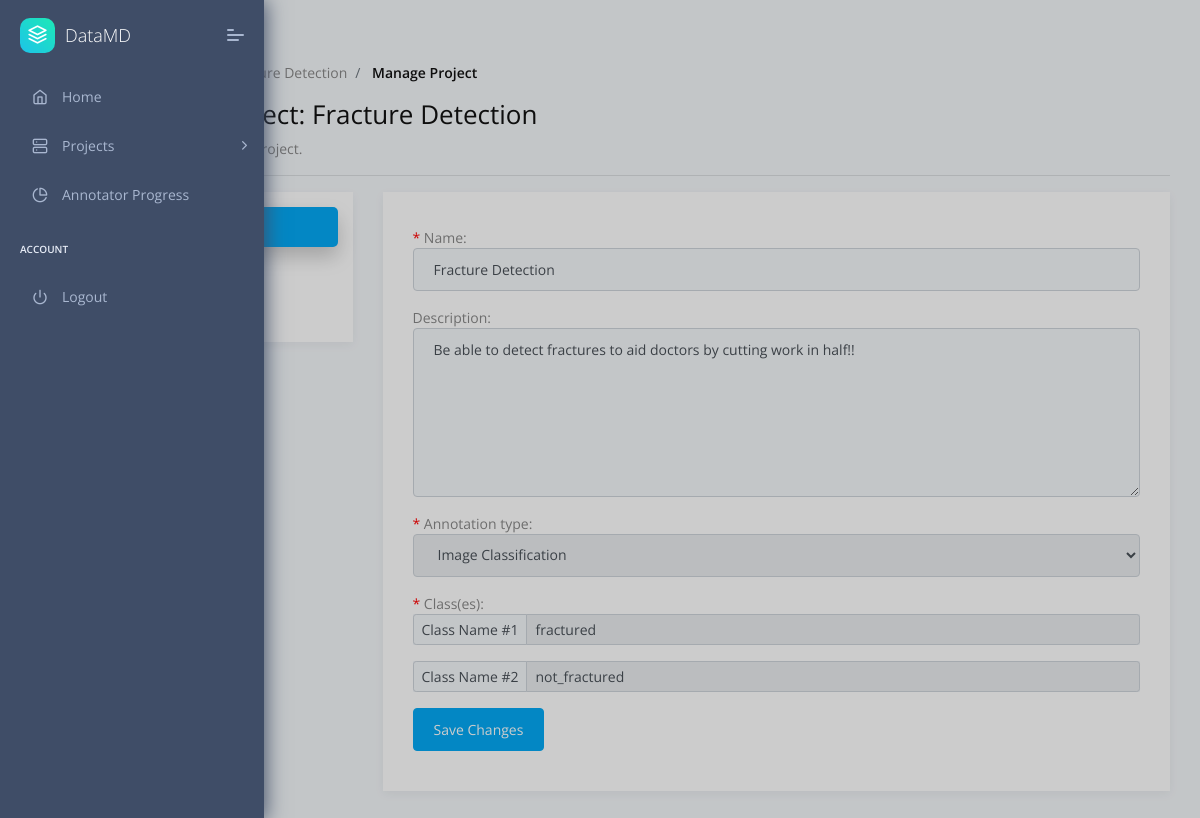
Screenshot of /dashboard/manage_project/1 (signed in) with the database file from the repository.
### annotator/models.py (models this page shows, shortened)
class Project(models.Model):
    def annotation_path(instance, filename):
        return os.path.join(
        'annotations',
        str(instance.manager.id),
        filename
    )
    name = models.CharField(max_length = 200)
    description = models.TextField(blank=True)
    annotation = models.FileField(null=True, blank=True, upload_to=annotation_path, storage=FileSystemStorage)
    createdAt = models.DateTimeField(auto_now_add = True)
    config = models.TextField(blank=True) # might switch to JSONField() if deemeded preferable
    annotation_type = models.ForeignKey(AnnotationType, null=True, on_delete=models.PROTECT) # dont delete type if project exists of said type
    manager = models.ForeignKey(User, on_delete=models.CASCADE, related_name="manager", limit_choices_to={'groups__name': 'manager_user_group'})
    annotators = models.ManyToManyField(User, blank=True, related_name="annotators", limit_choices_to={'groups__name': 'annotator_user_group'})

class AnnotationClass(models.Model):
    name = models.CharField(max_length = 100)
    description = models.TextField(blank=True)
    project = models.ForeignKey(Project, on_delete=models.CASCADE) # if Project deleted, class is deleted
    def __str__(self):
        return self.name + " <-- " + self.project.name

### annotator/views.py (the view, shortened to what this page needs)
# urls.py: path('dashboard/manage_project/<str:project_id>', views.manage_project, name="manage_project"),
@login_required
@user_passes_test(isManager)
def manage_project(request, project_id):
    error_messages = []
    success_messages = []
    warning_messages = []
    project = Project.objects.get(id = project_id)
    pending_invites = ProjectInvite.objects.filter(project = project, status = 'Pending')
    if project.manager != request.user:
        return redirect('dashboard')
    editInfoForm = ProjectForm(instance = project)
    editInfoForm.fields['annotation_type'].disabled = True
    annotation_classes = AnnotationClass.objects.filter(project = project)
    print(annotation_classes) # -- DEBUG
    addAnnotatorsForm = AddAnnotatorsForm()
    images = Image.objects.filter(project = project)
    print(images) # -- DEBUG
    annotated_images = images.exclude(annotation_class__isnull = True)
    unannotated_images = images.exclude(annotation_class__isnull = False)
    print("annotated: ", annotated_images) # -- DEBUG
    print("unannotated: ", unannotated_images) # -- DEBUG
    request = request
    template = APP_NAME + USER_GROUP_INFO[MANAGER]['directory'] + '/manage_project.html'
    context = { 'project': project,
        'editInfoForm': editInfoForm,
        'annotation_classes': annotation_classes,
        'pending_invites': pending_invites,
        'addAnnotatorsForm': addAnnotatorsForm,
        'error_messages': error_messages,
        'success_messages': success_messages,
        'warning_messages': warning_messages,
    } # all the variables you want to pass to context
    return render(
        request, # pass the http request argument
        template, # the template which represents function
        context # a dictionary which will be added to the template context
    )

### annotator/forms.py
class ProjectForm(forms.ModelForm):
    def __init__(self, *args, **kwargs):
        super(ProjectForm, self).__init__(*args, **kwargs)
        for field_name, field in self.fields.items():
            field.widget.attrs['class'] = 'form-control'
        self.fields['description'].widget.attrs['rows'] = '7'
        self.fields['description'].widget.attrs['placeholder'] = 'Project Description'
        self.fields['name'].widget.attrs['placeholder'] = 'Project Name'
    class Meta:
        model = Project
        fields = ['name', 'description', 'annotation_type']

class AddAnnotatorsForm(forms.Form):
    annotators = forms.ModelChoiceField(label = 'Annotators to Invite', widget=forms.SelectMultiple, queryset=User.objects.filter(groups__name='annotator_user_group'))
    def __init__(self, *args, **kwargs):
        super(AddAnnotatorsForm, self).__init__(*args, **kwargs)
        self.fields['annotators'].widget.attrs['class'] = 'select2-multiple'
        self.fields['annotators'].empty_label = None

### annotator/models.py (called while the page is built)
    def __str__(self):
        for type in self.choices:
            if type[0] == self.name:
                return type[1]

    def __str__(self):
        return self.name + " <-- " + self.project.name

### annotator/templatetags/check_group.py (called while the page is built)
@register.filter(name='has_group')
def has_group(user, group_name):
    return user.groups.filter(name=group_name).exists()

### annotator/views.py (called while the page is built)
def isManager(user):
    return user.groups.filter(name=MANAGER).exists()

### annotator/templates/annotator/managers/manage_project.html (shortened to what this page needs)
{% extends "layouts/base.html" %} {% block title %} Dashboard {% endblock %}
{% block stylesheets %} {% endblock stylesheets %} {% block content %}
<div class="pcoded-content">
  <div class="pcoded-inner-content">
    <div class="page-header">
      <div class="page-block">
        <div class="row align-items-center">
          <div class="col-md-12">
            <div class="page-header-title">
              <h5 class="m-b-10">Dashboard</h5>
            </div>
            <ul class="breadcrumb">
              <li class="breadcrumb-item">
                <a href="{% url 'dashboard' %}"
                  ></a>
              </li>
              <li class="breadcrumb-item">
                <a href="javascript:">Projects</a>
              </li>
              <li class="breadcrumb-item">
                <a href="javascript:">{{ project.name }}</a>
              </li>
              <li class="breadcrumb-item">
                <a href="javascript:">Manage Project</a>
              </li>
            </ul>
          </div>
        </div>
      </div>
    </div>
    <div class="main-body">
      <div class="page-wrapper">
        <h3>Manage Project: {{ project.name }}</h3>
        <p>Manage your existing project.</p>
        <hr />
        <div class="row">
          <div class="col-sm-12">
            <div class="row">
                <div class="col-md-3 col-sm-12">
                    <ul class="nav flex-column nav-pills" id="v-pills-tab" role="tablist" aria-orientation="vertical">
                        <li><a class="nav-link text-left active" id="v-pills-info-tab" data-toggle="pill" href="#v-pills-info" role="tab" aria-controls="v-pills-home" aria-selected="true">Info</a></li>
                        <li><a class="nav-link text-left" id="v-pills-annotators-tab" data-toggle="pill" href="#v-pills-annotators" role="tab" aria-controls="v-pills-profile" aria-selected="false">Annotators</a></li>
                        <li><a class="nav-link text-left" id="v-pills-images-tab" data-toggle="pill" href="#v-pills-images" role="tab" aria-controls="v-pills-messages" aria-selected="false">Images</a></li>
                    </ul>
                </div>
                <div class="col-md-9 col-sm-12">
                    <div class="tab-content" id="v-pills-tabContent">
                        <div class="tab-pane fade show active" id="v-pills-info" role="tabpanel" aria-labelledby="v-pills-info-tab">
                            {% include 'annotator/managers/manage_project_sub/info.html' %}
                        </div>
                    </div>
                </div>
            </div>
        </div>
        </div>
      </div>
    </div>
  </div>
</div>
{% endblock content %}

### annotator/templates/annotator/managers/manage_project_sub/info.html (shortened to what this page needs)
<form method="POST">
  {% for field in editInfoForm %}
  <p>
    {% if field.field.required %} <font color="red">*</font> {% endif %}
    {{field.label}}: {{field}}
  </p>
  {% endfor %}
  <font color="red">*</font> Class(es):
  {% for annotation_class in annotation_classes %}
  <div id="new_chq">
    <div class="input-group input-group-sm mb-3" id="new_{{ forloop.counter }}">
      <div class="input-group-prepend">
        <span class="input-group-text" id="inputGroup-sizing-sm{{ forloop.counter }}">Class Name #{{ forloop.counter }}</span>
      </div>
        <input type="text" value="{{ annotation_class.name }}"class="form-control" aria-label="Small" aria-describedby="inputGroup-sizing-sm{{ forloop.counter }}" name = "class" maxlength="200" disabled/>
    </div>
  </div>
  {% endfor %}
  <button type="submit" name="editInfoButton" class="btn btn-primary">
    Save Changes
  </button>
</form>

### rows the page displays
Project: name "Fracture Detection", editInfoForm "Fracture Detection" "Be able to detect fractures to aid doctors by cutting work in half!!" "Image Classification"
AnnotationClass: class "fractured"
AnnotationClass: class "not_fractured"

### other values shown
{{ field.label }} "Name" "Description" "Annotation type"
